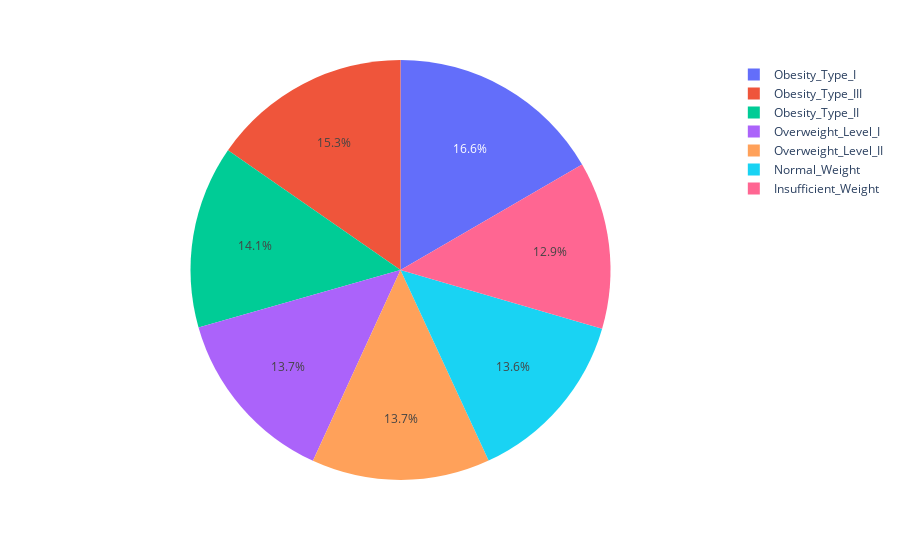

Notebook code for this chart:
### Code cell
px.pie(pca_df, names=NObeyesdad_text)

### Figure 1 — Plotly figure (JSON) as saved in the notebook; plotly's stock layout.template omitted (floating-point values rounded to 4 significant figures; data arrays with more than 128 entries replaced by an {"elided": "..."} marker saying what was removed)
{"data": [{"domain": {"x": [0, 1], "y": [0, 1]}, "hovertemplate": "label=%{label}<extra></extra>", "labels": {"elided": "2111 str values"}, "legendgroup": "", "name": "", "showlegend": true, "type": "pie"}], "layout": {"legend": {"tracegroupgap": 0}, "margin": {"t": 60}}}
